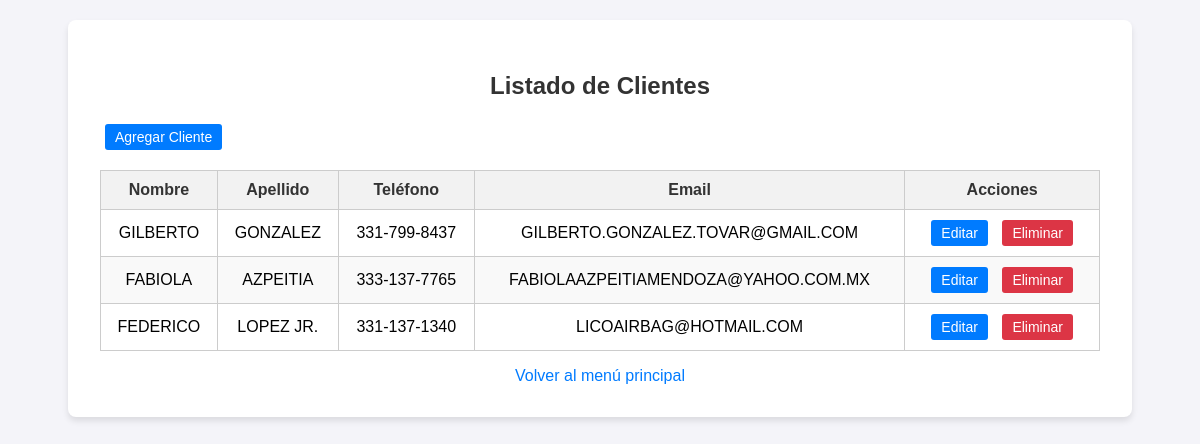
The page /crm/clientes/ on the database as committed earlier.
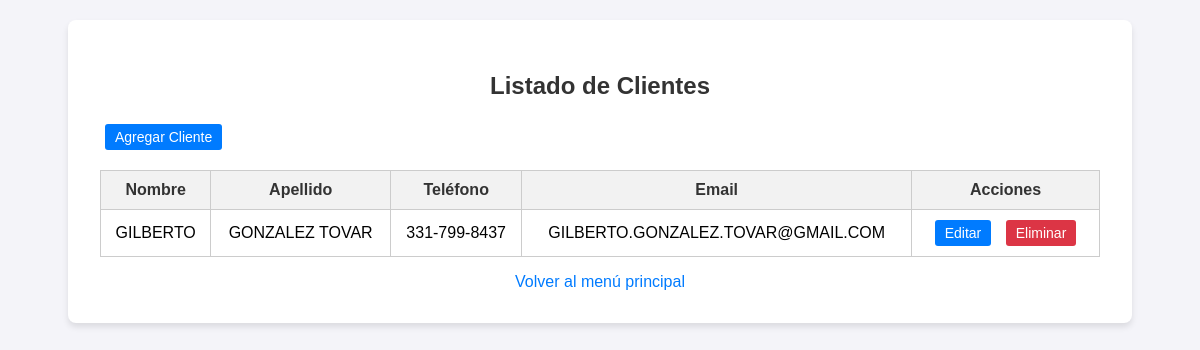
The same page on the database as committed later.
### crm/models.py (models this page shows, shortened)
class Cliente(models.Model):
    nombre = models.CharField(max_length=100)
    apellido = models.CharField(max_length=100)
    telefono = models.CharField(
        max_length=12,
        validators=[RegexValidator(r'^\d{3}-\d{3}-\d{4}$', message="Formato de teléfono inválido (XXX-XXX-XXXX).")]
    )
    email = models.EmailField()
    estado = models.CharField(max_length=20, choices=[('Activo', 'Activo'), ('Inactivo', 'Inactivo')])

### crm/views.py (the view)
# urls.py: path('clientes/', views.listar_clientes, name='listar_clientes'),
def listar_clientes(request):
    clientes = Cliente.objects.all()
    return render(request, 'crm/listar_clientes.html', {'clientes': clientes})

### crm/templates/crm/listar_clientes.html (shortened to what this page needs)
<!DOCTYPE html>
<html lang="es">
  <head>
  </head>
  <body>
    <div class="container">
      <h2>Listado de Clientes</h2>
      <a href="{% url 'registrar_cliente' %}" class="btn btn-primary"
        >Agregar Cliente</a
      >
      <table>
        <thead>
          <tr>
            <th>Nombre</th>
            <th>Apellido</th>
            <th>Teléfono</th>
            <th>Email</th>
            <th>Acciones</th>
          </tr>
        </thead>
        <tbody>
          {% for cliente in clientes %}
          <tr>
            <td>{{ cliente.nombre }}</td>
            <td>{{ cliente.apellido }}</td>
            <td>{{ cliente.telefono }}</td>
            <td>{{ cliente.email }}</td>
            <td>
              <a
                href="{% url 'editar_cliente' cliente.id %}"
                class="btn btn-primary"
                >Editar</a
              >
              <a
                href="{% url 'eliminar_cliente' cliente.id %}"
                class="btn btn-danger"
                onclick="return confirm('¿Estás seguro de eliminar a {{ cliente.nombre }} {{ cliente.apellido }}?')"
                >Eliminar</a
              >
            </td>
          </tr>
          {% empty %}
          <tr>
            <td colspan="5">No hay clientes registrados.</td>
          </tr>
          {% endfor %}
        </tbody>
      </table>
      <a href="{% url 'listar_clientes' %}" class="back-link"
        >Volver al menú principal</a
      >
    </div>
  </body>
</html>

### crm/templates/crm/listar_clientes.html (style rules this page uses)
body { font-family: Arial, sans-serif; background-color: #f4f4f9; margin: 0; padding: 0; display: flex; flex-direction: column; align-items: center; padding: 20px; }
.container { background-color: #ffffff; padding: 2rem; border-radius: 8px; box-shadow: 0 4px 6px rgba(0, 0, 0, 0.1); width: 100%; max-width: 1000px; }
h2 { text-align: center; color: #333; margin-bottom: 1.5rem; }
table { width: 100%; border-collapse: collapse; margin-top: 20px; }
table, th, td { border: 1px solid #ccc; }
th, td { padding: 10px; text-align: center; }
th { background-color: #f2f2f2; font-weight: bold; color: #333; }
.btn { display: inline-block; padding: 5px 10px; background-color: #4caf50; color: white; border: none; border-radius: 3px; text-decoration: none; font-size: 14px; margin: 0 5px; }
.btn-danger { background-color: #dc3545; }
.btn-primary { background-color: #007bff; }
.back-link { display: block; text-align: center; margin-top: 1rem; color: #007bff; text-decoration: none; }

Rows that differ between the two databases and show on the page:
removed Cliente: nombre "FABIOLA", apellido "AZPEITIA", telefono "333-137-7765", email "FABIOLAAZPEITIAMENDOZA@YAHOO.COM.MX"
removed Cliente: nombre "FEDERICO", apellido "LOPEZ JR.", telefono "331-137-1340", email "LICOAIRBAG@HOTMAIL.COM"
changed Cliente "GILBERTO": apellido "GONZALEZ" → "GONZALEZ TOVAR"
